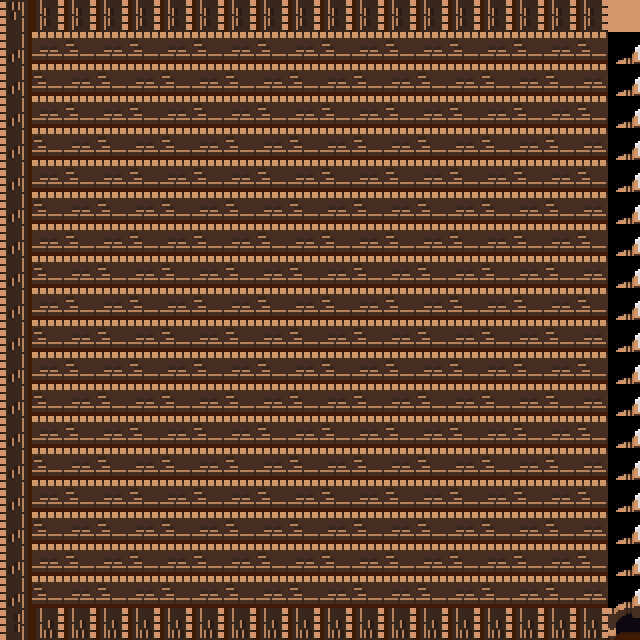

The image is a tile-based game level rendered from a .tmx file. Its description and complete source (layers, tilesets, objects, tile grids) follow:
An orthogonal 20x20 tile map with 32x32 px tiles, 1 tile layer (Calque de Tuiles 1).

<map version="1.9" tiledversion="1.9.2" orientation="orthogonal" renderorder="right-down" width="20" height="20" tilewidth="32" tileheight="32" infinite="0" nextlayerid="2" nextobjectid="1">
 <tileset firstgid="1" name="assets" tilewidth="32" tileheight="32" tilecount="64" columns="8">
  <image source="../2D/assets.png" width="256" height="256" />
 </tileset>
 <layer id="1" name="Calque de Tuiles 1" width="20" height="20">
  <data encoding="csv">
9,10,10,10,10,10,10,10,10,10,10,10,10,10,10,10,10,10,10,11,
17,1,2,1,2,1,2,1,2,1,2,1,2,1,2,1,2,1,2,19,
17,2,1,2,1,2,1,2,1,2,1,2,1,2,1,2,1,2,1,19,
17,1,2,1,2,1,2,1,2,1,2,1,2,1,2,1,2,1,2,19,
17,2,1,2,1,2,1,2,1,2,1,2,1,2,1,2,1,2,1,19,
17,1,2,1,2,1,2,1,2,1,2,1,2,1,2,1,2,1,2,19,
17,2,1,2,1,2,1,2,1,2,1,2,1,2,1,2,1,2,1,19,
17,1,2,1,2,1,2,1,2,1,2,1,2,1,2,1,2,1,2,19,
17,2,1,2,1,2,1,2,1,2,1,2,1,2,1,2,1,2,1,19,
17,1,2,1,2,1,2,1,2,1,2,1,2,1,2,1,2,1,2,19,
17,2,1,2,1,2,1,2,1,2,1,2,1,2,1,2,1,2,1,19,
17,1,2,1,2,1,2,1,2,1,2,1,2,1,2,1,2,1,2,19,
17,2,1,2,1,2,1,2,1,2,1,2,1,2,1,2,1,2,1,19,
17,1,2,1,2,1,2,1,2,1,2,1,2,1,2,1,2,1,2,19,
17,2,1,2,1,2,1,2,1,2,1,2,1,2,1,2,1,2,1,19,
17,1,2,1,2,1,2,1,2,1,2,1,2,1,2,1,2,1,2,19,
17,2,1,2,1,2,1,2,1,2,1,2,1,2,1,2,1,2,1,19,
17,1,2,1,2,1,2,1,2,1,2,1,2,1,2,1,2,1,2,19,
17,2,1,2,1,2,1,2,1,2,1,2,1,2,1,2,1,2,1,19,
25,26,26,26,26,26,26,26,26,26,26,26,26,26,26,26,26,26,26,27
</data>
 </layer>
</map>
